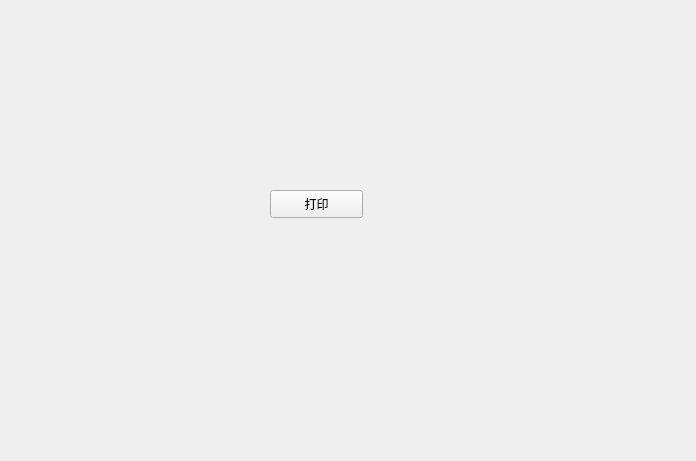
<?xml version="1.0" encoding="UTF-8"?>
<ui version="4.0">
 <class>Form</class>
 <widget class="QWidget" name="Form">
  <property name="geometry">
   <rect>
    <x>0</x>
    <y>0</y>
    <width>696</width>
    <height>461</height>
   </rect>
  </property>
  <property name="windowTitle">
   <string>Form</string>
  </property>
  <widget class="QPushButton" name="pushButton">
   <property name="geometry">
    <rect>
     <x>270</x>
     <y>190</y>
     <width>93</width>
     <height>28</height>
    </rect>
   </property>
   <property name="text">
    <string>打印</string>
   </property>
  </widget>
 </widget>
 <resources/>
 <connections/>
</ui>
